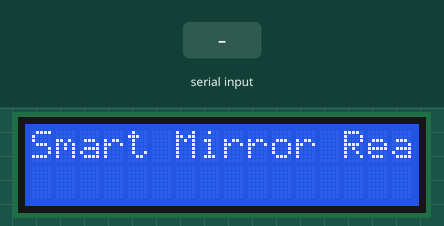
Bench run of a sketch on a simulated Arduino Uno, built with avr-gcc and run on an emulated ATmega328P. On the bench: 16×2 character LCD. The test bench sets the inputs (shaded band).

Above: at 1.2 s.
1.3 s: "1\n" received over Serial
At 2.4 s:
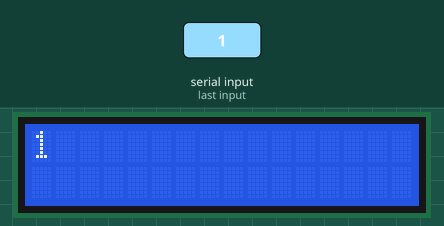
2.8 s: "0\n" received over Serial
At 3.6 s:
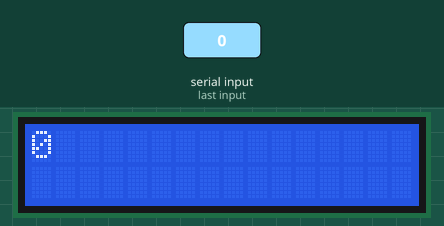
4.3 s: "2\n" received over Serial
At 4.7 s:
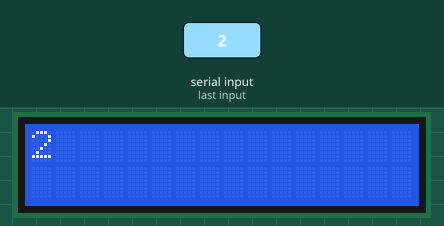
Timing chart, 0 to 7.3 s (numbered marks = the images above; inputs shaded):
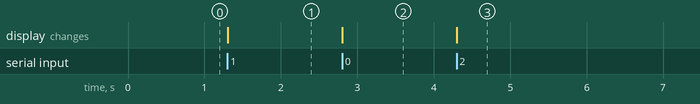

The sketch:

arduino.ino
```cpp
#include <LiquidCrystal.h>

// LCD Pins: RS, EN, D4, D5, D6, D7
LiquidCrystal lcd(12, 11, 5, 4, 3, 2);

void setup() {
  Serial.begin(9600);
  lcd.begin(16, 2); // Adjust dimensions if necessary
  lcd.print("Smart Mirror Ready");
}

void loop() {
  if (Serial.available()) {
    lcd.clear();
    String message = Serial.readStringUntil('\n');
    lcd.print(message);
  }
}
```

Measured:
- after the input at 1.3 s, the display: changes at once (image 1)
- after the input at 2.8 s, the display: changes at once (image 2)
- after the input at 4.3 s, the display: changes at once (image 3)
